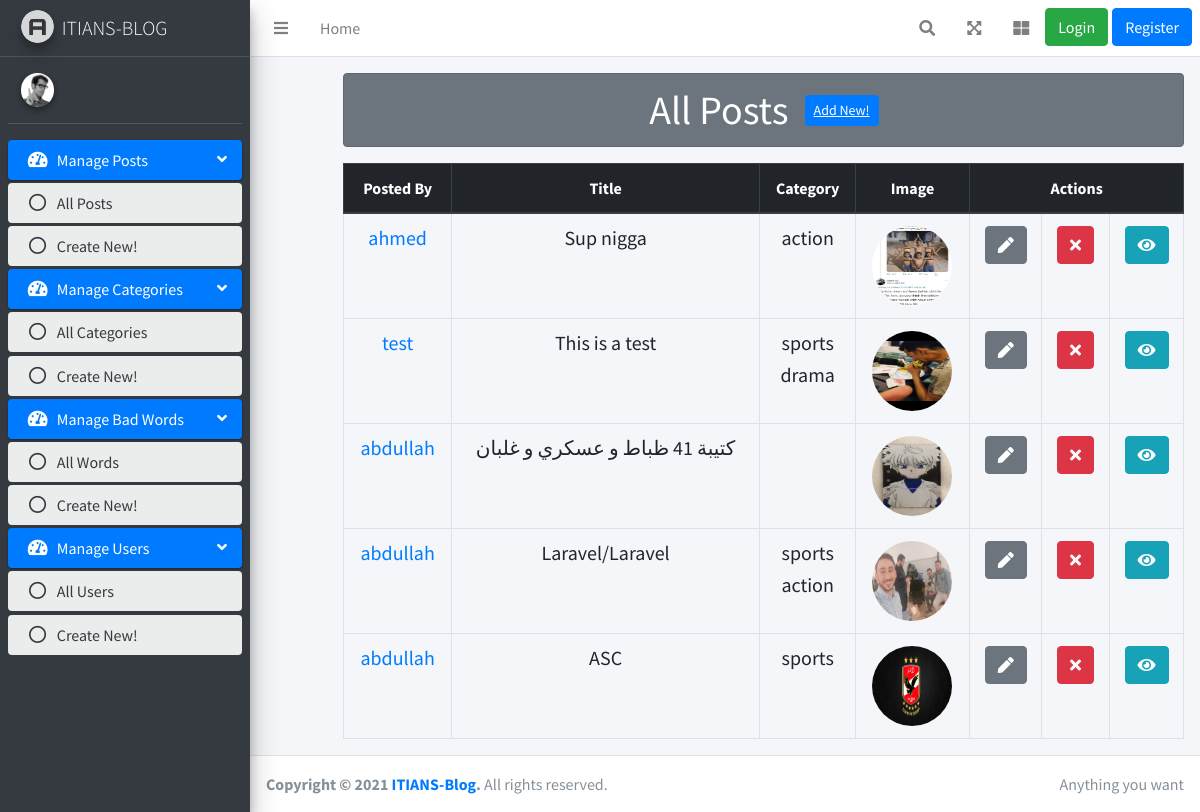
Page /auth/posts on the earlier database version.
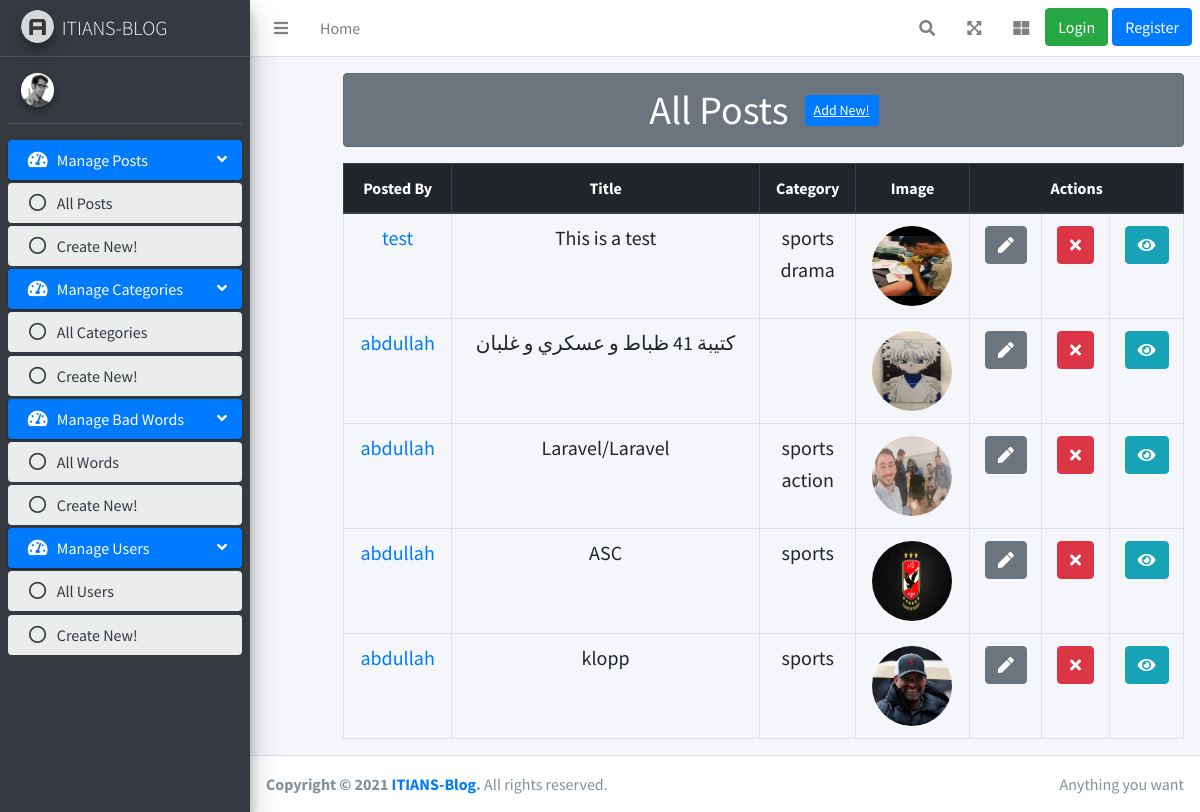
Same page on the later database version.
### posts/models.py (models this page shows, shortened)
class Post(models.Model):
    user = models.ForeignKey(User, on_delete=models.CASCADE)
    title = models.CharField(max_length = 50)
    content = models.TextField(max_length = 600)
    image = models.ImageField(upload_to = "posts")
    publish = models.DateField(auto_now_add = True)
    categories = models.ManyToManyField(Category, related_name="categories", blank=True)
    slug = models.SlugField(primary_key=True, db_index=True)
    likes = models.ManyToManyField(User, related_name="likes", blank=True)
    dislikes = models.ManyToManyField(
        User, related_name="dislikes", blank=True)

class Category(models.Model):
    name = models.CharField(max_length = 30)
    subscribers = models.ManyToManyField(User, blank=True, related_name="subscribers")

### dashboard/views.py (the view)
# urls.py: path("auth/posts", views.all_posts, name="allposts"),
def all_posts(request):
    posts = Post.objects.all()
    context = {"data": posts}
    return render(request, 'auth/dashboard/posts/posts.html', context)

### dashboard/templates/auth/dashboard/posts/posts.html (shortened to what this page needs)
{%extends 'dashboard/layout/base.html'%}
{%block body_block %}
<div class="container-fluid">
    <div class="row">
        <div class="col-11 offset-1 text-center">
        <div class=" mt-3">
            <h1 class="alert alert-secondary">All Posts
                <a href="/auth/add/post" class="btn btn-sm btn-primary mb-2 ml-2">Add New!</a>
            </h1>
        </div>
        <table class="table table-bordered">
            <thead class="thead-dark">
                <tr>
                    <th scope="col">Posted By</th>
                    <th scope="col">Title</th>
                    <th scope="col">Category</th>
                    <th scope="col">Image</th>
                    <th scope="col" colspan="3">Actions</th>
                </tr>
            </thead>
            <tbody>
                {%for post in data%}
                <tr>
                    <td><a href="/auth/post_details/{{post.slug}}"><h5>{{post.user}}</h5></a></td>
                    <td><h5>{{post.title}}</h5></td>
                    <td>
                        {% for category in post.categories.all %}
                        <h5>{{category.name}}</h5>
                        {% endfor %}
                    </td>
                    <td><img class="rounded-circle" src="{{ post.image.url }}" width="80" height="80"/></td>
                    <td><a href="/auth/post/edit/{{post.slug}}" class="btn btn-secondary"><i class="fas fa-pen"></i></a></td>
                    <td><a href="/auth/post/delete/{{post.slug}}" class="btn btn-danger"><i class="fas fa-times"></i></a></td>
                    <td><a href="/auth/post_details/{{post.slug}}" class="btn btn-info"><i class="fas fa-eye"></i></a></td>
                </tr>
                {%endfor%}
            </tbody>
        </table>
        </div>
    </div>
</div>
{% endblock %}

### templates/dashboard/layout/base.html (shortened to what this page needs)
{%include 'dashboard/layout/header.html'%}
{%block body_block %}
{% endblock %}
{%include 'dashboard/layout/footer.html'%}

### templates/dashboard/layout/header.html (shortened to what this page needs)
<!DOCTYPE html>
<html lang="en">
<head>
    {% load static %}
    <link rel="stylesheet" href="{%static 'css/fontawesome/css/all.min.css' %}">
    <link rel="stylesheet" href="{%static 'css/adminlte.min.css' %}">
</head>
<body class="hold-transition sidebar-mini">
    <div class="wrapper">
        <nav class="main-header navbar navbar-expand navbar-white navbar-light">
            <ul class="navbar-nav">
                <li class="nav-item">
                    <a class="nav-link" data-widget="pushmenu" href="#" role="button"><i class="fas fa-bars"></i></a>
                </li>
                <li class="nav-item d-none d-sm-inline-block">
                    <a href="/auth/home" class="nav-link">Home</a>
                </li>
            </ul>
            <ul class="navbar-nav ml-auto">
                <li class="nav-item">
                    <a class="nav-link" data-widget="navbar-search" href="#" role="button">
                        <i class="fas fa-search"></i>
                    </a>
                </li>
                <li class="nav-item">
                    <a class="nav-link" data-widget="fullscreen" href="#" role="button">
                        <i class="fas fa-expand-arrows-alt"></i>
                    </a>
                </li>
                <li class="nav-item">
                    <a class="nav-link" data-widget="control-sidebar" data-slide="true" href="#" role="button">
                        <i class="fas fa-th-large"></i>
                    </a>
                </li>
                {% if user.is_authenticated %}
                <li class="nav-item">
                    <a class="nav-link" role="button" href="{% url 'users:logout' %}" class="btn btn-danger">Logout</a>
                </li>
                {% else %}
                <li class="nav-item">
                    <a href="{% url 'users:login' %}" class="btn btn-success mr-1">Login</a>
                </li>
                <li class="nav-item">
                    <a href="{% url 'users:register' %}" class="btn btn-primary">Register</a>
                </li>
                {% endif %}
            </ul>
        </nav>
        <aside class="main-sidebar sidebar-dark-primary elevation-4">
            <a href="/auth/home" class="brand-link">
                <img src="{%static 'images/AdminLTELogo.png' %}" alt="AdminLTE Logo"
                    class="brand-image img-circle elevation-3" style="opacity: .8">
                <span class="brand-text font-weight-light">ITIANS-BLOG</span>
            </a>
            <div class="sidebar">
                <div class="user-panel mt-3 pb-3 mb-3 d-flex">
                    <div class="image">
                        <img src="{%static 'images/user2-160x160.jpg' %}" class="img-circle elevation-2"
                            alt="User Image">
                    </div>
                    <div class="info">
                    </div>
                </div>
                <nav class="mt-2">
                    <ul class="nav nav-pills nav-sidebar flex-column" data-widget="treeview" role="menu"
                        data-accordion="false">
                        <li class="nav-item menu-open">
                            <a href="#" class="nav-link active">
                                <i class="nav-icon fas fa-tachometer-alt"></i>
                                <p>
                                    Manage Posts
                                    <i class="right fas fa-angle-left"></i>
                                </p>
                            </a>
                            <ul class="nav nav-treeview">
                                <li class="nav-item">
                                    <a href="/auth/posts" class="nav-link active">
                                        <i class="far fa-circle nav-icon"></i>
                                        <p>All Posts</p>
                                    </a>
                                </li>
                                <li class="nav-item">
                                    <a href="/auth/add/post" class="nav-link active">
                                        <i class="far fa-circle nav-icon"></i>
                                        <p>Create New!</p>
                                    </a>
                                </li>
                            </ul>
                        </li>
                        <li class="nav-item menu-open">
                            <a href="#" class="nav-link active">
                                <i class="nav-icon fas fa-tachometer-alt"></i>
                                <p>
                                    Manage Categories
                                    <i class="right fas fa-angle-left"></i>
                                </p>
                            </a>
                            <ul class="nav nav-treeview">
                                <li class="nav-item">
                                    <a href="/auth/categories" class="nav-link active">
                                        <i class="far fa-circle nav-icon"></i>
                                        <p>All Categories</p>
                                    </a>
                                </li>
                                <li class="nav-item">
                                    <a href="/auth/add/category" class="nav-link active">
                                        <i class="far fa-circle nav-icon"></i>
                                        <p>Create New!</p>
                                    </a>
                                </li>
                            </ul>
                        </li>
                        <li class="nav-item menu-open">
                            <a href="#" class="nav-link active">
                                <i class="nav-icon fas fa-tachometer-alt"></i>
                                <p>
                                    Manage Bad Words
                                    <i class="right fas fa-angle-left"></i>
                                </p>
                            </a>
                            <ul class="nav nav-treeview">
                                <li class="nav-item">
                                    <a href="/auth/badwords" class="nav-link active">
                                        <i class="far fa-circle nav-icon"></i>
                                        <p>All Words</p>
                                    </a>
                                </li>
                                <li class="nav-item">
                                    <a href="/auth/add/badword" class="nav-link active">
                                        <i class="far fa-circle nav-icon"></i>
                                        <p>Create New!</p>
                                    </a>
                                </li>
                            </ul>
                        </li>
                        <li class="nav-item menu-open">
                            <a href="#" class="nav-link active">
                                <i class="nav-icon fas fa-tachometer-alt"></i>
                                <p>
                                    Manage Users
                                    <i class="right fas fa-angle-left"></i>
                                </p>
                            </a>
                            <ul class="nav nav-treeview">
                                <li class="nav-item">
                                    <a href="/auth/users" class="nav-link active">
                                        <i class="far fa-circle nav-icon"></i>
                                        <p>All Users</p>
                                    </a>
                                </li>
                                <li class="nav-item">
                                    <a href="/auth/add/user" class="nav-link active">
                                        <i class="far fa-circle nav-icon"></i>
                                        <p>Create New!</p>
                                    </a>
                                </li>
                            </ul>
                        </li>
                    </ul>
                </nav>
            </div>
        </aside>
        <div class="content-wrapper">
            <div class="content">

### templates/dashboard/layout/footer.html (shortened to what this page needs)
{% load static%}
</div>
</div>
<footer class="main-footer">
    <div class="float-right d-none d-sm-inline">
        Anything you want
    </div>
    <strong>Copyright &copy; 2021 <a href="#">ITIANS-Blog</a>.</strong> All rights reserved.
</footer>
</div>
</body>
</html>

Differences in the rows shown:
removed Post: user "ahmed", title "Sup nigga", image (picture), Category (name "action")
added Post: user "abdullah", title "klopp", image (picture), Category (name "sports")
